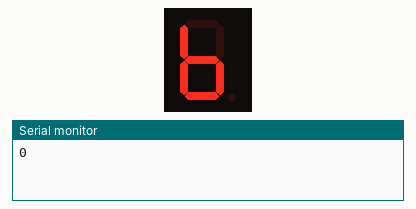
Simulated run of this sketch. Board: Arduino Mega 2560, built with avr-gcc and run on an emulated ATmega2560. Parts: 1-digit seven-segment display, the last lines printed to the serial monitor. Wiring (inferred from the names in the program): 1-digit 7-segment display, segments lit when LOW: segments pin 23, pin 22, pin 21, pin 19, pin 18, pin 5, pin 17, pin 16. The segment pins are drawn as the display they are named for.

Above: at 0.1 s.
At 1.1 s:
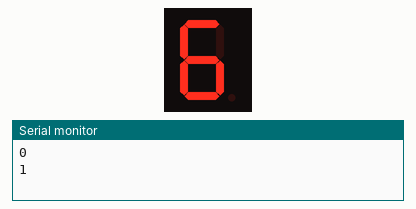
At 2.1 s:
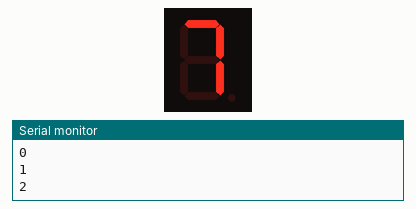
At 3.1 s:
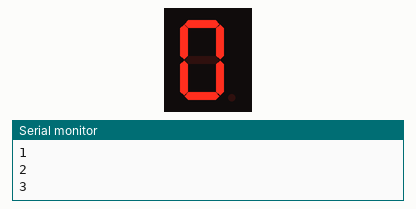
At 5.1 s:
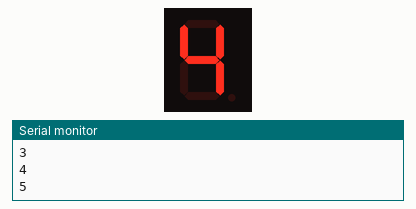
At 7.1 s:
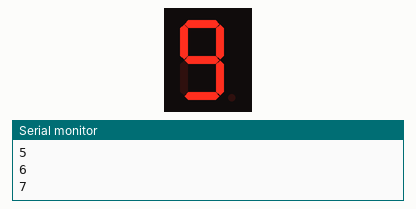

Measured:
- by itself, everything shown: repeats every 8.0 s, in 8 steps
- what the display in image 1 shows lasts 1.0 s, from 1.0 s to 2.0 s

The sketch:

4digits-7seg.ino
```cpp
#define minData 0
#define maxData 9
int SegmentPort[] = { 16, 17, 5, 18, 19, 21, 22, 23 };
int SegmentTable[] = {
  0x7C,                                         // B
  0x7D,                                         // 6
  0x07,                                         // 7
  0x3F,                                         // 0
  0x7F,                                         // 8
  0x66,                                         // 4
  0x5B,                                         // 2
  0x6F                                          // 9
};                                              // tgfe dcba
int displaySeq[] = { 0, 1, 2, 3, 4, 5, 6, 7 };  // B 6 7 0 8 4 2 9
int seqIndex = 0;
int seqLen = 8;
void Display_1Digit_7Segment(int iData) {
  //  int SegDecode = SegmentTable[iData]; // CK 7-Segment – GND

  int SegDecode = ~SegmentTable[iData];  // CA-Segment – Vcc

  for (int i = 0; i < 8; i++) {
    digitalWrite(SegmentPort[7 - i], SegDecode & 1);
    SegDecode = SegDecode >> 1;
  }
}
void setup() {
  for (int i = 0; i < 8; i++)
    pinMode(SegmentPort[i], OUTPUT);
  Serial.begin(115200);
}
void loop() {
  Display_1Digit_7Segment(displaySeq[seqIndex]);
  Serial.println(displaySeq[seqIndex]);

  seqIndex++;
  if (seqIndex >= seqLen)
    seqIndex = 0;

  delay(1000);
}
```
